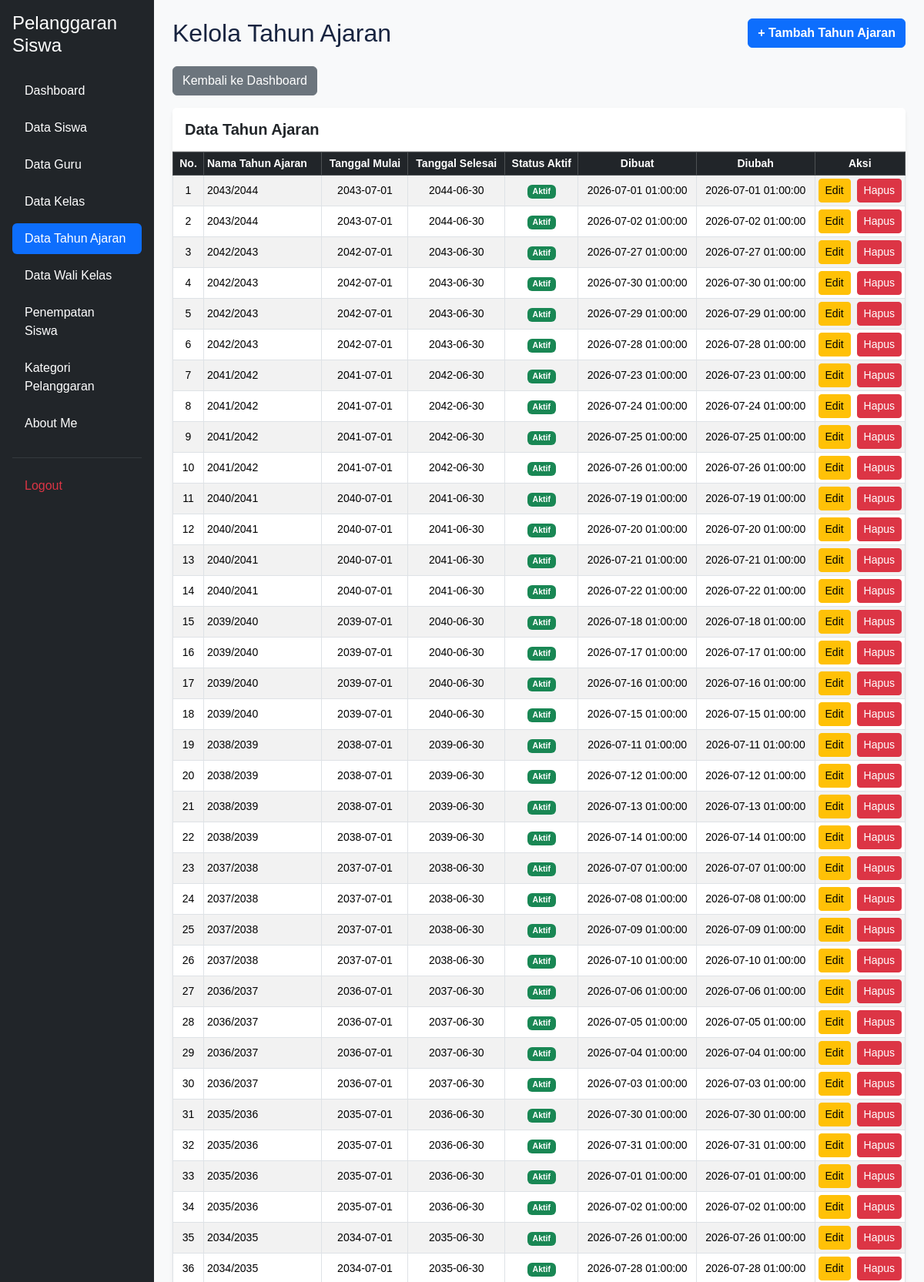
Page /kelola_tahun_ajaran.php (signed in, upper part) on the committed database.
### tables this page shows
CREATE TABLE `t_tahun_ajaran` (
  `id` int(11) NOT NULL,
  `nama` varchar(20) DEFAULT NULL,
  `tanggal_mulai` date NOT NULL,
  `tanggal_selesai` date NOT NULL,
  `status_aktif` tinyint(1) NOT NULL,
  `created_at` timestamp NOT NULL DEFAULT current_timestamp(),
  `updated_at` timestamp NOT NULL DEFAULT current_timestamp()
);

### kelola_tahun_ajaran.php (the view, shortened to what this page needs)
<?php
include 'config/koneksi.php';
$sql = "SELECT * FROM t_tahun_ajaran ORDER BY tanggal_mulai DESC";
$hasil = mysqli_query($koneksi, $sql);
?>
<!DOCTYPE html>
<html lang="id">
<head>
    <link href="https://cdn.jsdelivr.net/npm/bootstrap@5.3.3/dist/css/bootstrap.min.css" rel="stylesheet">
    <link href="https://cdn.datatables.net/2.3.4/css/dataTables.bootstrap5.min.css" rel="stylesheet">
    <link rel="stylesheet" href="layout/style.css">
</head>
<body class="bg-light">
<div class="container-fluid">
    <div class="row">
        <?php include 'layout/sidebar.php'; ?>
        <main class="col-md-9 ms-sm-auto col-lg-10 p-4">
            <div class="d-flex justify-content-between align-items-center mb-4">
                <h1 class="h2 m-0">Kelola Tahun Ajaran</h1>
                <a href="tambah_tahun_ajaran.php" class="btn btn-primary fw-semibold">
                    + Tambah Tahun Ajaran
                </a>
            </div>
            <a href="dashboard.php" class="btn btn-secondary mb-3">
                Kembali ke Dashboard
            </a>
            <div class="card shadow-sm border-0 rounded-3 mb-5">
                <div class="card-header bg-white py-3">
                    <h5 class="card-title m-0 fw-bold">Data Tahun Ajaran</h5>
                </div>
                    <div class="table-responsive">
                        <table id="tabelTahunAjaran" class="table table-sm table-striped table-bordered table-hover align-middle w-100">
                            <thead class="table-dark">
                                <tr>
                                    <th class="text-center" style="width: 40px;">No.</th>
                                    <th>Nama Tahun Ajaran</th>
                                    <th class="text-center">Tanggal Mulai</th>
                                    <th class="text-center">Tanggal Selesai</th>
                                    <th class="text-center">Status Aktif</th>
                                    <th class="text-center">Dibuat</th>
                                    <th class="text-center">Diubah</th>
                                    <th class="text-center" style="width: 110px;">Aksi</th>
                                </tr>
                            </thead>
                            <tbody>
                                <?php
                                $no = 1;
                                while ($row = mysqli_fetch_assoc($hasil)) { ?>
                                <tr>
                                    <td class="text-center"><?= $no++ ?></td>
                                    <td>
                                        <?= htmlspecialchars($row['nama']) ?>
                                    </td>
                                    <td class="text-center">
                                        <?= htmlspecialchars($row['tanggal_mulai']) ?>
                                    </td>
                                    <td class="text-center">
                                        <?= htmlspecialchars($row['tanggal_selesai']) ?>
                                    </td>
                                    <td class="text-center">
                                        <?php if ($row['status_aktif'] == 1) { ?>
                                            <span class="badge bg-success">Aktif</span>
                                        <?php } else { ?>
                                            <span class="badge bg-danger">Tidak Aktif</span>
                                        <?php } ?>
                                    </td>
                                    <td class="text-center">
                                        <?= htmlspecialchars($row['created_at']) ?>
                                    </td>
                                    <td class="text-center">
                                        <?= htmlspecialchars($row['updated_at']) ?>
                                    </td>
                                    <td class="text-center text-nowrap">
                                        <a href="edit_tahun_ajaran.php?id=<?= urlencode($row['id']) ?>" class="btn btn-warning btn-sm me-1">
                                            Edit
                                        </a>
                                        <a href="hapus_tahun_ajaran.php?id=<?= urlencode($row['id']) ?>"
                                           class="btn btn-danger btn-sm"
                                           onclick="return confirm('Yakin ingin menghapus tahun ajaran ini?');">
                                            Hapus
                                        </a>
                                    </td>
                                </tr>
                                <?php } ?>
                            </tbody>
                        </table>
                    </div>
                </div>
            </div>
    </div>
</body>
</html>

### layout/style.css (style rules this page uses)
:root { --primary: #3659d9; --navy: #17233f; --background: #f4f6fb; --text-muted: #778198; --border: #e8ecf4; }
* { box-sizing: border-box; }
body { margin: 0; font-family: 'Poppins', sans-serif; background: var(--background); color: var(--navy); }

### kelola_tahun_ajaran.php (style rules this page uses)
#tabelTahunAjaran thead th { font-size: 0.875rem; vertical-align: middle; white-space: nowrap; }
#tabelTahunAjaran tbody td { font-size: 0.875rem; }

### rows in the picture
t_tahun_ajaran: nama "2043/2044", tanggal_mulai "2043-07-01", tanggal_selesai "2044-06-30", status_aktif "Aktif", created_at "2026-07-01 01:00:00", updated_at "2026-07-01 01:00:00"
t_tahun_ajaran: nama "2043/2044", tanggal_mulai "2043-07-01", tanggal_selesai "2044-06-30", status_aktif "Aktif", created_at "2026-07-02 01:00:00", updated_at "2026-07-02 01:00:00"
t_tahun_ajaran: nama "2042/2043", tanggal_mulai "2042-07-01", tanggal_selesai "2043-06-30", status_aktif "Aktif", created_at "2026-07-27 01:00:00", updated_at "2026-07-27 01:00:00"
t_tahun_ajaran: nama "2042/2043", tanggal_mulai "2042-07-01", tanggal_selesai "2043-06-30", status_aktif "Aktif", created_at "2026-07-30 01:00:00", updated_at "2026-07-30 01:00:00"
t_tahun_ajaran: nama "2042/2043", tanggal_mulai "2042-07-01", tanggal_selesai "2043-06-30", status_aktif "Aktif", created_at "2026-07-29 01:00:00", updated_at "2026-07-29 01:00:00"
t_tahun_ajaran: nama "2042/2043", tanggal_mulai "2042-07-01", tanggal_selesai "2043-06-30", status_aktif "Aktif", created_at "2026-07-28 01:00:00", updated_at "2026-07-28 01:00:00"
t_tahun_ajaran: nama "2041/2042", tanggal_mulai "2041-07-01", tanggal_selesai "2042-06-30", status_aktif "Aktif", created_at "2026-07-23 01:00:00", updated_at "2026-07-23 01:00:00"
t_tahun_ajaran: nama "2041/2042", tanggal_mulai "2041-07-01", tanggal_selesai "2042-06-30", status_aktif "Aktif", created_at "2026-07-24 01:00:00", updated_at "2026-07-24 01:00:00"
t_tahun_ajaran: nama "2041/2042", tanggal_mulai "2041-07-01", tanggal_selesai "2042-06-30", status_aktif "Aktif", created_at "2026-07-25 01:00:00", updated_at "2026-07-25 01:00:00"
t_tahun_ajaran: nama "2041/2042", tanggal_mulai "2041-07-01", tanggal_selesai "2042-06-30", status_aktif "Aktif", created_at "2026-07-26 01:00:00", updated_at "2026-07-26 01:00:00"
t_tahun_ajaran: nama "2040/2041", tanggal_mulai "2040-07-01", tanggal_selesai "2041-06-30", status_aktif "Aktif", created_at "2026-07-19 01:00:00", updated_at "2026-07-19 01:00:00"
t_tahun_ajaran: nama "2040/2041", tanggal_mulai "2040-07-01", tanggal_selesai "2041-06-30", status_aktif "Aktif", created_at "2026-07-20 01:00:00", updated_at "2026-07-20 01:00:00"
t_tahun_ajaran: nama "2040/2041", tanggal_mulai "2040-07-01", tanggal_selesai "2041-06-30", status_aktif "Aktif", created_at "2026-07-21 01:00:00", updated_at "2026-07-21 01:00:00"
t_tahun_ajaran: nama "2040/2041", tanggal_mulai "2040-07-01", tanggal_selesai "2041-06-30", status_aktif "Aktif", created_at "2026-07-22 01:00:00", updated_at "2026-07-22 01:00:00"
t_tahun_ajaran: nama "2039/2040", tanggal_mulai "2039-07-01", tanggal_selesai "2040-06-30", status_aktif "Aktif", created_at "2026-07-18 01:00:00", updated_at "2026-07-18 01:00:00"
t_tahun_ajaran: nama "2039/2040", tanggal_mulai "2039-07-01", tanggal_selesai "2040-06-30", status_aktif "Aktif", created_at "2026-07-17 01:00:00", updated_at "2026-07-17 01:00:00"
t_tahun_ajaran: nama "2039/2040", tanggal_mulai "2039-07-01", tanggal_selesai "2040-06-30", status_aktif "Aktif", created_at "2026-07-16 01:00:00", updated_at "2026-07-16 01:00:00"
t_tahun_ajaran: nama "2039/2040", tanggal_mulai "2039-07-01", tanggal_selesai "2040-06-30", status_aktif "Aktif", created_at "2026-07-15 01:00:00", updated_at "2026-07-15 01:00:00"
t_tahun_ajaran: nama "2038/2039", tanggal_mulai "2038-07-01", tanggal_selesai "2039-06-30", status_aktif "Aktif", created_at "2026-07-11 01:00:00", updated_at "2026-07-11 01:00:00"
t_tahun_ajaran: nama "2038/2039", tanggal_mulai "2038-07-01", tanggal_selesai "2039-06-30", status_aktif "Aktif", created_at "2026-07-12 01:00:00", updated_at "2026-07-12 01:00:00"
t_tahun_ajaran: nama "2038/2039", tanggal_mulai "2038-07-01", tanggal_selesai "2039-06-30", status_aktif "Aktif", created_at "2026-07-13 01:00:00", updated_at "2026-07-13 01:00:00"
t_tahun_ajaran: nama "2038/2039", tanggal_mulai "2038-07-01", tanggal_selesai "2039-06-30", status_aktif "Aktif", created_at "2026-07-14 01:00:00", updated_at "2026-07-14 01:00:00"
t_tahun_ajaran: nama "2037/2038", tanggal_mulai "2037-07-01", tanggal_selesai "2038-06-30", status_aktif "Aktif", created_at "2026-07-07 01:00:00", updated_at "2026-07-07 01:00:00"
t_tahun_ajaran: nama "2037/2038", tanggal_mulai "2037-07-01", tanggal_selesai "2038-06-30", status_aktif "Aktif", created_at "2026-07-08 01:00:00", updated_at "2026-07-08 01:00:00"
t_tahun_ajaran: nama "2037/2038", tanggal_mulai "2037-07-01", tanggal_selesai "2038-06-30", status_aktif "Aktif", created_at "2026-07-09 01:00:00", updated_at "2026-07-09 01:00:00"
t_tahun_ajaran: nama "2037/2038", tanggal_mulai "2037-07-01", tanggal_selesai "2038-06-30", status_aktif "Aktif", created_at "2026-07-10 01:00:00", updated_at "2026-07-10 01:00:00"
t_tahun_ajaran: nama "2036/2037", tanggal_mulai "2036-07-01", tanggal_selesai "2037-06-30", status_aktif "Aktif", created_at "2026-07-06 01:00:00", updated_at "2026-07-06 01:00:00"
t_tahun_ajaran: nama "2036/2037", tanggal_mulai "2036-07-01", tanggal_selesai "2037-06-30", status_aktif "Aktif", created_at "2026-07-05 01:00:00", updated_at "2026-07-05 01:00:00"
t_tahun_ajaran: nama "2036/2037", tanggal_mulai "2036-07-01", tanggal_selesai "2037-06-30", status_aktif "Aktif", created_at "2026-07-04 01:00:00", updated_at "2026-07-04 01:00:00"
t_tahun_ajaran: nama "2036/2037", tanggal_mulai "2036-07-01", tanggal_selesai "2037-06-30", status_aktif "Aktif", created_at "2026-07-03 01:00:00", updated_at "2026-07-03 01:00:00"
t_tahun_ajaran: nama "2035/2036", tanggal_mulai "2035-07-01", tanggal_selesai "2036-06-30", status_aktif "Aktif", created_at "2026-07-30 01:00:00", updated_at "2026-07-30 01:00:00"
t_tahun_ajaran: nama "2035/2036", tanggal_mulai "2035-07-01", tanggal_selesai "2036-06-30", status_aktif "Aktif", created_at "2026-07-31 01:00:00", updated_at "2026-07-31 01:00:00"
t_tahun_ajaran: nama "2035/2036", tanggal_mulai "2035-07-01", tanggal_selesai "2036-06-30", status_aktif "Aktif", created_at "2026-07-01 01:00:00", updated_at "2026-07-01 01:00:00"
t_tahun_ajaran: nama "2035/2036", tanggal_mulai "2035-07-01", tanggal_selesai "2036-06-30", status_aktif "Aktif", created_at "2026-07-02 01:00:00", updated_at "2026-07-02 01:00:00"
t_tahun_ajaran: nama "2034/2035", tanggal_mulai "2034-07-01", tanggal_selesai "2035-06-30", status_aktif "Aktif", created_at "2026-07-26 01:00:00", updated_at "2026-07-26 01:00:00"
t_tahun_ajaran: nama "2034/2035", tanggal_mulai "2034-07-01", tanggal_selesai "2035-06-30", status_aktif "Aktif", created_at "2026-07-28 01:00:00", updated_at "2026-07-28 01:00:00"
